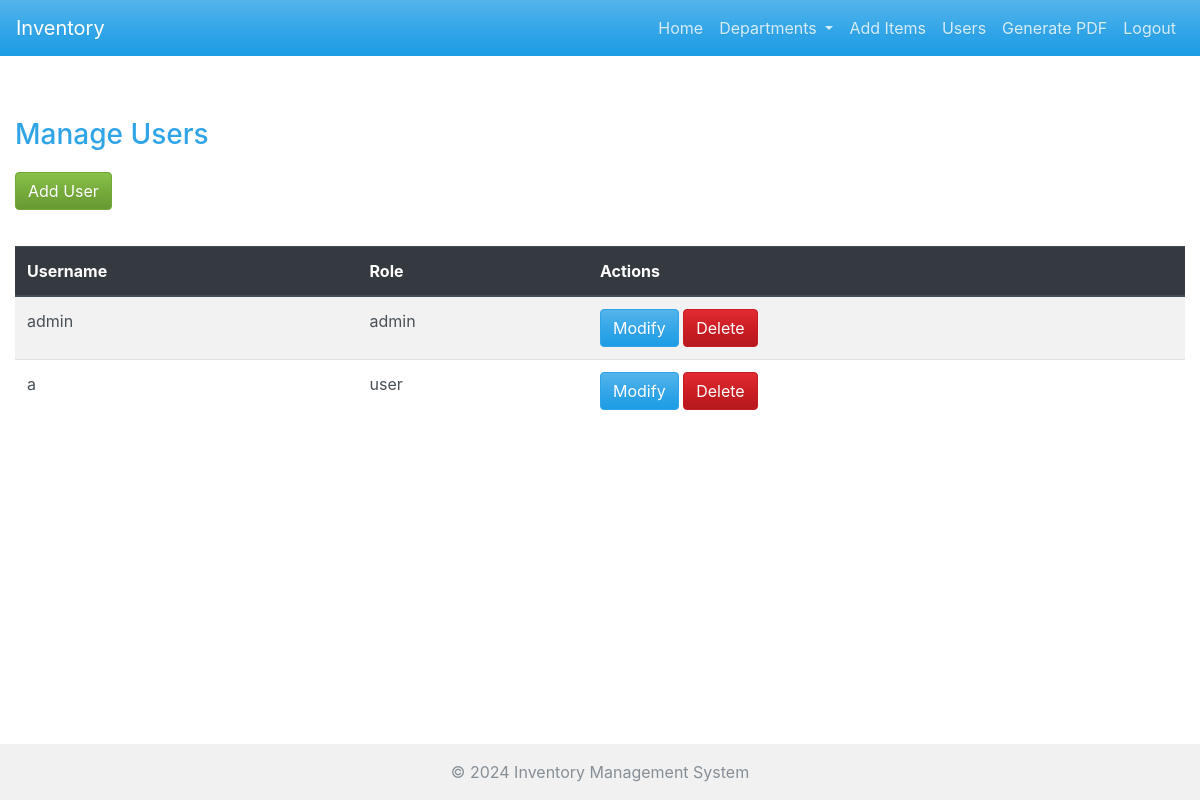
The page /users (signed in) on the database its author committed.
### tables this page shows
CREATE TABLE "USERS" (
	"ID"	INTEGER,
	"Username"	TEXT NOT NULL,
	"Password"	TEXT,
	"Role"	TEXT NOT NULL DEFAULT 'user',
	PRIMARY KEY("ID" AUTOINCREMENT)
);

### blueprints/users.py (the view)
@users_bp.route('/users')
def users():
    db = get_db()
    cursor = db.cursor()
    cursor.execute('SELECT * FROM USERS')
    users = cursor.fetchall()
    return render_template('users.html', users=users)

### app.py (called while the page is built)
def get_db():
    if 'db' not in g:
        g.db = sqlite3.connect(app.config['DATABASE'])
    return g.db

def get_navbar_categories():
    db = get_db()
    cursor = db.cursor()
    cursor.execute('SELECT AUTOID, CATNAME FROM CATEGORY WHERE CATNAME != "General"')
    return cursor.fetchall()

def require_login():
    if 'user_id' not in session and request.endpoint not in ['login', 'static', 'logout']:
        return redirect(url_for('login.login'))
    if 'user_id' in session:
        session.permanent = True
        session.modified = True

### blueprints/users.py (called while the page is built)
def get_db():
    if 'db' not in g:
        g.db = sqlite3.connect(current_app.config['DATABASE'])
    return g.db

### templates/users.html (shortened to what this page needs)
{% extends "base.html" %}
{% block content %}
<div class="row mt-4">
    <div class="col-md-12">
        <h3>Manage Users</h3>
        <button id="add-user-btn" class="btn btn-success mb-3">Add User</button>
        <table class="table table-striped">
            <thead class="thead-dark">
                <tr>
                    <th>Username</th>
                    <th>Role</th>
                    <th>Actions</th>
                </tr>
            </thead>
            <tbody>
                {% for user in users %}
                <tr>
                    <td>{{ user[1] }}</td>
                    <td>{{ user[3] }}</td>
                    <td>
                        <button class="btn btn-primary modify-user-btn" data-user-id="{{ user[0] }}">Modify</button>
                        <button class="btn btn-danger delete-user-btn" data-user-id="{{ user[0] }}">Delete</button>
                    </td>
                </tr>
                {% endfor %}
            </tbody>
        </table>
    </div>
</div>
{% endblock %}

### static/css/styles.css (style rules this page uses)
body { display: flex; flex-direction: column; min-height: 100vh; padding-top: 70px; }
h1, h3 { margin-bottom: 20px; }
.table { margin-top: 20px; }

### rows shown on the page
USERS: Username "admin", Role "admin"
USERS: Username "a", Role "user"
